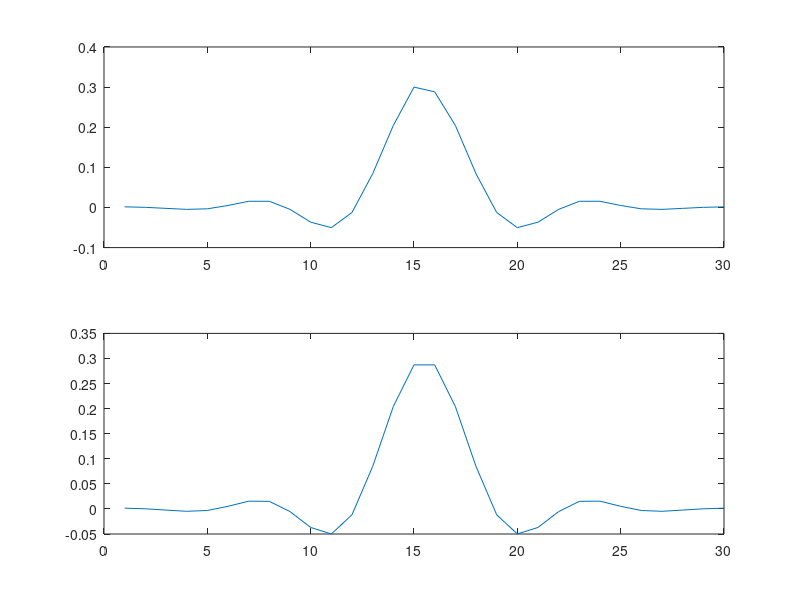
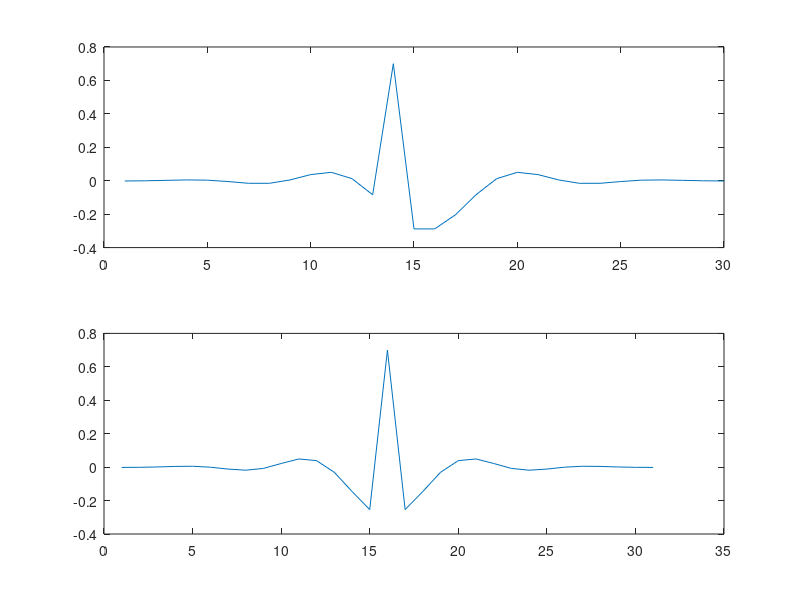

Here is the MATLAB script that generated these plots, in order:
N=30;
delay=((N-1)/2);
offset = floor(delay);

fc=0.3;
i=[0:1:N-1];
w=hamming(N);
%w=blackman(N);
%w=kaiser(N,8.96)
w=w';

h=(fc*sin(pi*fc*(i-delay))./(pi*fc*(i-delay))).*w;
h(offset+1)=fc;
h1=fir1(N-1,fc,w);
subplot(2,1,1);
plot(h);
subplot(2,1,2);
plot(h1);

h2=-(fc*sin(pi*fc*(i-delay))./(pi*fc*(i-delay))).*w;
h2(offset)=1-fc;
h3=fir1(N-1,fc,'high');
figure(2);
subplot(2,1,1)
plot(h2);
subplot(2,1,2);
plot(h3);

